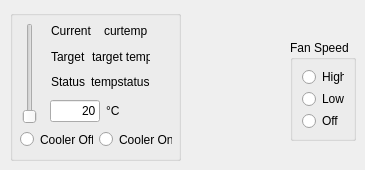
    <widget class="QWidget" name="tab_4">
     <attribute name="title">
      <string>Temp</string>
     </attribute>
     <widget class="QGroupBox" name="groupBox_5">
      <property name="geometry">
       <rect>
        <x>10</x>
        <y>10</y>
        <width>171</width>
        <height>151</height>
       </rect>
      </property>
      <property name="toolTip">
       <string>&lt;html&gt;&lt;head/&gt;&lt;body&gt;&lt;p&gt;Sets the target temperature and enables or disables the cooler.&lt;/p&gt;&lt;p&gt;Turning the cooler on will set the &lt;span style=&quot; font-weight:600;&quot;&gt;Fan Speed&lt;/span&gt; to high.&lt;/p&gt;&lt;p&gt;Apply has to be pressed after every change to avoid accidental disruptions.&lt;/p&gt;&lt;/body&gt;&lt;/html&gt;</string>
      </property>
      <property name="title">
       <string/>
      </property>
      <widget class="QSlider" name="sl_temp">
       <property name="geometry">
        <rect>
         <x>10</x>
         <y>13</y>
         <width>20</width>
         <height>101</height>
        </rect>
       </property>
       <property name="orientation">
        <enum>Qt::Vertical</enum>
       </property>
      </widget>
      <widget class="QWidget" name="layoutWidget">
       <property name="geometry">
        <rect>
         <x>40</x>
         <y>90</y>
         <width>70</width>
         <height>22</height>
        </rect>
       </property>
       <layout class="QHBoxLayout" name="horizontalLayout_18">
        <item>
         <widget class="QLineEdit" name="lE_targetTemp">
          <property name="sizePolicy">
           <sizepolicy hsizetype="Preferred" vsizetype="Fixed">
            <horstretch>0</horstretch>
            <verstretch>0</verstretch>
           </sizepolicy>
          </property>
          <property name="text">
           <string>20</string>
          </property>
          <property name="alignment">
           <set>Qt::AlignRight|Qt::AlignTrailing|Qt::AlignVCenter</set>
          </property>
         </widget>
        </item>
        <item>
         <widget class="QLabel" name="label_17">
          <property name="text">
           <string>°C</string>
          </property>
         </widget>
        </item>
       </layout>
      </widget>
      <widget class="QWidget" name="layoutWidget">
       <property name="geometry">
        <rect>
         <x>10</x>
         <y>120</y>
         <width>152</width>
         <height>19</height>
        </rect>
       </property>
       <layout class="QHBoxLayout" name="horizontalLayout_30">
        <item>
         <widget class="QRadioButton" name="rB_coolOff">
          <property name="text">
           <string>Cooler Off</string>
          </property>
         </widget>
        </item>
        <item>
         <widget class="QRadioButton" name="rB_coolOn">
          <property name="text">
           <string>Cooler On</string>
          </property>
         </widget>
        </item>
       </layout>
      </widget>
      <widget class="QWidget" name="layoutWidget">
       <property name="geometry">
        <rect>
         <x>41</x>
         <y>11</y>
         <width>99</width>
         <height>71</height>
        </rect>
       </property>
       <layout class="QVBoxLayout" name="verticalLayout_23">
        <item>
         <layout class="QHBoxLayout" name="horizontalLayout_12">
          <item>
           <widget class="QLabel" name="label_12">
            <property name="text">
             <string>Current </string>
            </property>
           </widget>
          </item>
          <item>
           <widget class="QLabel" name="lb_temp">
            <property name="text">
             <string>curtemp</string>
            </property>
           </widget>
          </item>
         </layout>
        </item>
        <item>
         <layout class="QHBoxLayout" name="horizontalLayout_14">
          <item>
           <widget class="QLabel" name="label_15">
            <property name="text">
             <string>Target</string>
            </property>
           </widget>
          </item>
          <item>
           <widget class="QLabel" name="lb_targetTemp">
            <property name="text">
             <string>target temp</string>
            </property>
           </widget>
          </item>
         </layout>
        </item>
        <item>
         <layout class="QHBoxLayout" name="horizontalLayout_16">
          <item>
           <widget class="QLabel" name="label_16">
            <property name="text">
             <string>Status</string>
            </property>
           </widget>
          </item>
          <item>
           <widget class="QLabel" name="lb_tempStatus">
            <property name="text">
             <string>tempstatus</string>
            </property>
           </widget>
          </item>
         </layout>
        </item>
       </layout>
      </widget>
     </widget>
     <widget class="QGroupBox" name="groupBox_9">
      <property name="geometry">
       <rect>
        <x>290</x>
        <y>40</y>
        <width>66</width>
        <height>101</height>
       </rect>
      </property>
      <property name="toolTip">
       <string>&lt;html&gt;&lt;head/&gt;&lt;body&gt;&lt;p&gt;Sets the fan speed.&lt;/p&gt;&lt;p&gt;High is recommended and will be automatically set on every startup of the program.&lt;/p&gt;&lt;/body&gt;&lt;/html&gt;</string>
      </property>
      <property name="title">
       <string>Fan Speed</string>
      </property>
      <layout class="QVBoxLayout" name="verticalLayout_26">
       <item>
        <layout class="QVBoxLayout" name="verticalLayout_25">
         <item>
          <widget class="QRadioButton" name="rB_fanHigh">
           <property name="text">
            <string>High</string>
           </property>
          </widget>
         </item>
         <item>
          <widget class="QRadioButton" name="rB_fanLow">
           <property name="text">
            <string>Low</string>
           </property>
          </widget>
         </item>
         <item>
          <widget class="QRadioButton" name="rB_fanOff">
           <property name="text">
            <string>Off</string>
           </property>
          </widget>
         </item>
        </layout>
       </item>
      </layout>
     </widget>
    </widget>
